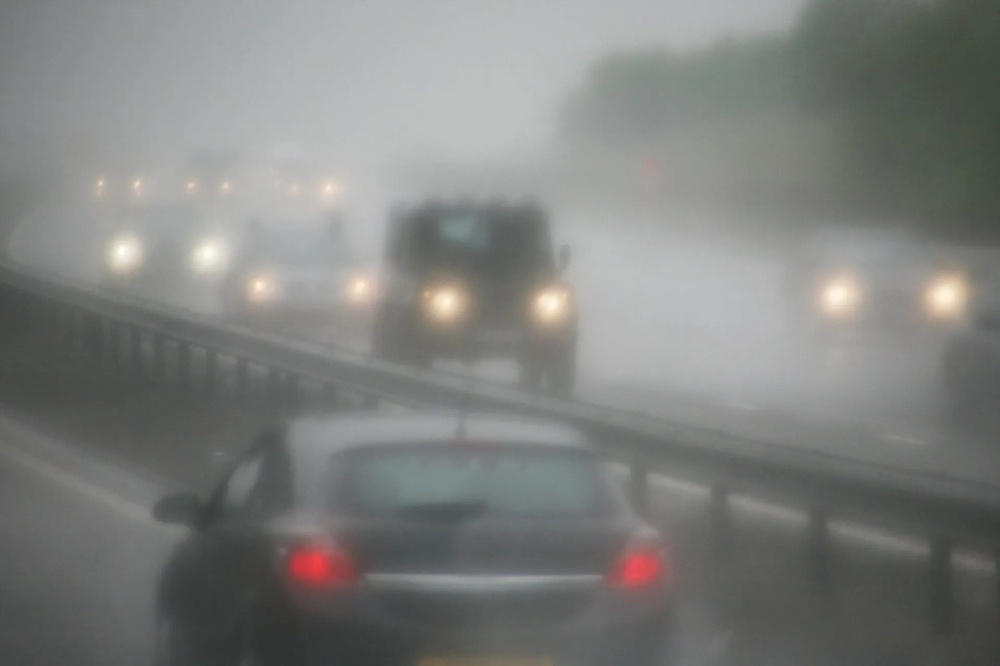
#> input picture backend/temp/0c7f8c05-eb45-4303-8e5f-0eac9080a307/632d45f5-8932-4732-a9bd-cf902a483c46_original.jpg, 1000 x 666 px, shrunk from 1600 x 1066 before the run
$ python -i enhancement.py   (imports and definitions only)
#> lines starting #> are read from the running program, lines starting #| are printed output that depends on the picture
import cv2
import numpy as np

def enhance_clahe(image, clip_limit=2.0, tile_grid_size=(8, 8)):
    # Convert to LAB color space
    lab = cv2.cvtColor(image, cv2.COLOR_BGR2LAB)
    l, a, b = cv2.split(lab)

    # Apply CLAHE to L-channel
    clahe = cv2.createCLAHE(clipLimit=clip_limit, tileGridSize=tile_grid_size)
    cl = clahe.apply(l)

    # Merge channels and convert back to BGR
    limg = cv2.merge((cl, a, b))
    enhanced = cv2.cvtColor(limg, cv2.COLOR_LAB2BGR)
    return enhanced

def enhance_gamma(image, gamma=1.5):
    invGamma = 1.0 / gamma
    table = np.array([((i / 255.0) ** invGamma) * 255 for i in np.arange(0, 256)]).astype("uint8")
    return cv2.LUT(image, table)

def enhance_bilateral(image, d=9, sigma_color=75, sigma_space=75):
    return cv2.bilateralFilter(image, d, sigma_color, sigma_space)

def get_dark_channel(image, window_size):
    b, g, r = cv2.split(image)
    min_chan = cv2.min(cv2.min(r, g), b)
    kernel = cv2.getStructuringElement(cv2.MORPH_RECT, (window_size, window_size))
    dark = cv2.erode(min_chan, kernel)
    return dark

def get_atm_light(image, dark, top_percent=0.001):
    h, w = image.shape[:2]
    num_pixels = h * w
    num_top = int(max(num_pixels * top_percent, 1))

    dark_vec = dark.reshape(num_pixels)
    im_vec = image.reshape(num_pixels, 3)

    indices = np.argsort(dark_vec)[::-1][:num_top]

    atm_sum = np.zeros(3)
    for idx in indices:
        atm_sum += im_vec[idx]

    atm_light = atm_sum / num_top
    return atm_light

def get_transmission(image, atm_light, omega=0.95, window_size=15):
    norm_im = image.astype(np.float32) / atm_light
    dark = get_dark_channel(norm_im, window_size)
    transmission = 1 - omega * dark
    return transmission

def enhance_dark_channel_prior(image, window_size=15):
    # Normalize image
    im_float = image.astype(np.float32) / 255.0

    dark = get_dark_channel(im_float, window_size)
    atm_light = get_atm_light(im_float, dark)

    transmission = get_transmission(im_float, atm_light, window_size=window_size)

    # Refine transmission (optional, skipped for speed/simplicity, using rough map)
    # Clamp transmission to avoid division by zero
    t_min = 0.1
    transmission = np.maximum(transmission, t_min)

    # Recover image
    recovered = np.empty_like(im_float)
    for i in range(3):
        recovered[:, :, i] = (im_float[:, :, i] - atm_light[i]) / transmission + atm_light[i]

    # Clip to valid range
    recovered = np.clip(recovered, 0, 1)
    return (recovered * 255).astype(np.uint8)

def process_all_enhancements(image, params=None):
    if params is None:
        params = {}

    results = {
        "original": image,
        "clahe": enhance_clahe(image, clip_limit=params.get("clahe_clip", 2.0)),
        "gamma": enhance_gamma(image, gamma=params.get("gamma_val", 1.5)),
        "bilateral": enhance_bilateral(image, d=params.get("bilateral_d", 9)),
        "dark_channel": enhance_dark_channel_prior(image, window_size=params.get("dark_window", 15))
    }
    return results

>>> import cv2
>>> picture = cv2.imread('temp/0c7f8c05-eb45-4303-8e5f-0eac9080a307/632d45f5-8932-4732-a9bd-cf902a483c46_original.jpg')
#> picture is the input picture: shape (666, 1000, 3); mean B, G, R 125.7, 128, 127
>>> result = process_all_enhancements(picture)
#> in enhance_clahe, `lab = cv2.cvtColor(image, cv2.COLOR_BGR2LAB)`: lab: shape (666, 1000, 3); mean of channels 0, 1, 2 135.3, 127.2, 129.1
#> in enhance_clahe, `l, a, b = cv2.split(lab)`:
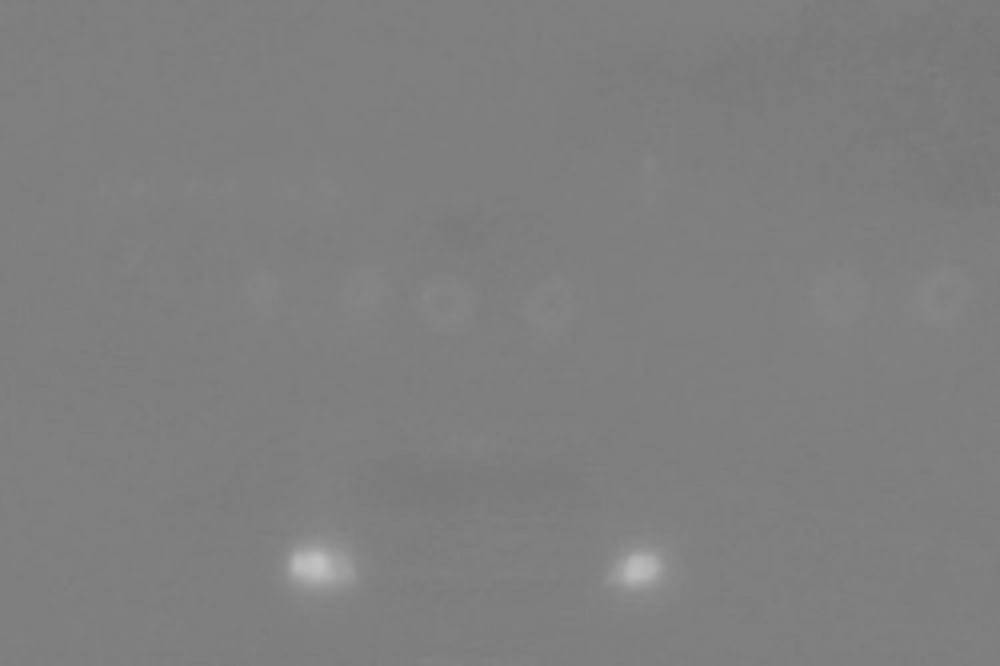
#> a: shape (666, 1000); min 118, max 194, mean 127.2
#> in enhance_clahe, `limg = cv2.merge((cl, a, b))`: limg: shape (666, 1000, 3); mean of channels 0, 1, 2 131.9, 127.2, 129.1
#> in enhance_clahe, `enhanced = cv2.cvtColor(limg, cv2.COLOR_LAB2BGR)`:
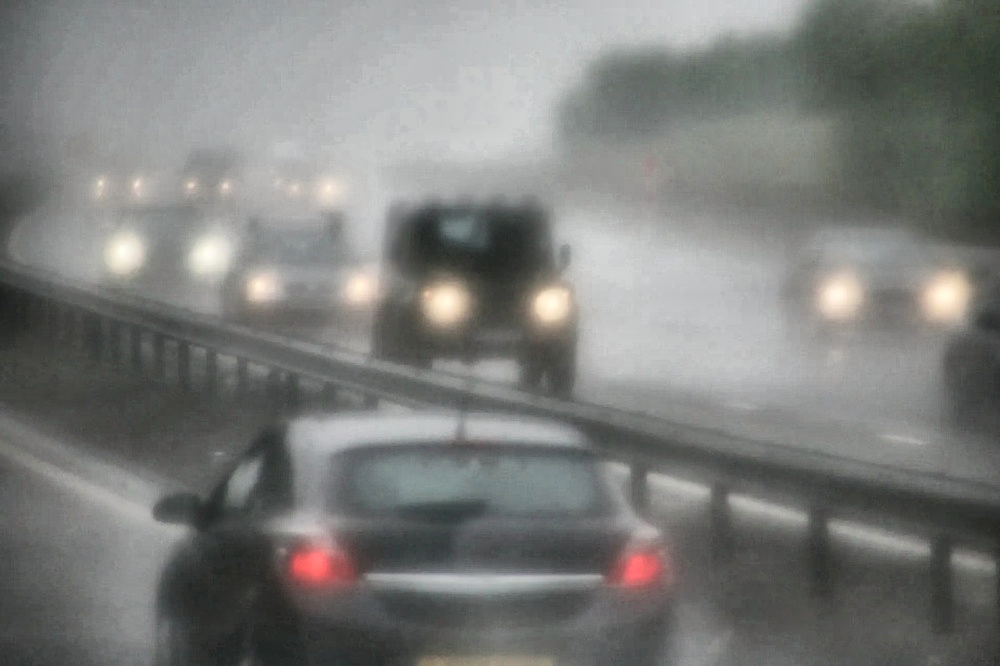
#> enhanced: shape (666, 1000, 3); mean B, G, R 122.8, 125, 124
#> in enhance_gamma, `invGamma = 1.0 / gamma`: invGamma = 0.667
#> in enhance_gamma, `table = np.array([((i / 255.0) ** invGamma) * 255 for i in np.arange(0..`: table = 256 values from 0 to 255
#> in enhance_gamma, `return cv2.LUT(image, table)`:
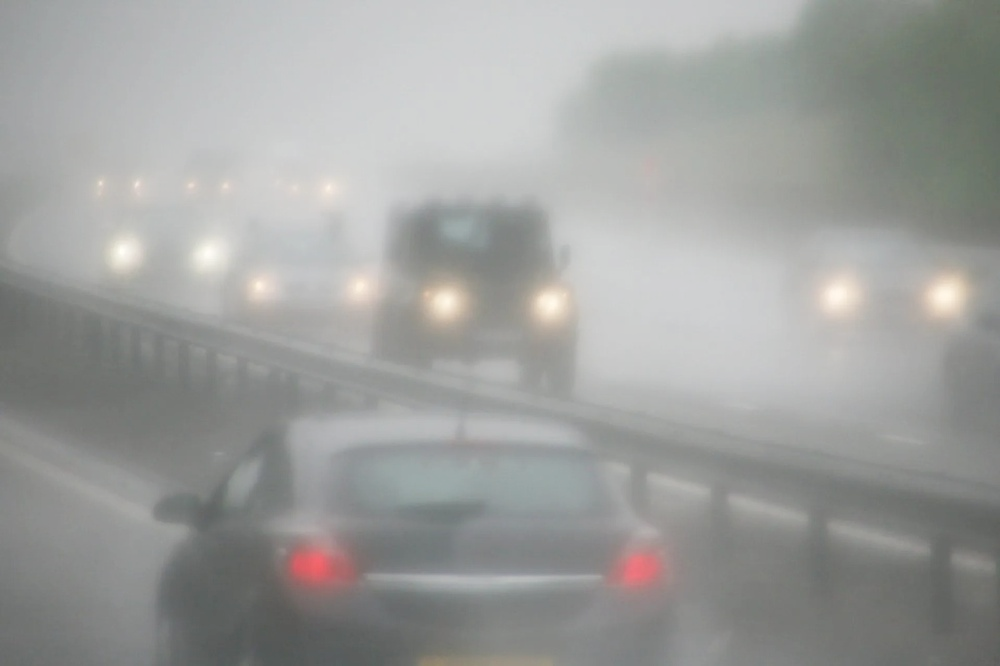
#> returned value: shape (666, 1000, 3); mean of channels 0, 1, 2 156.8, 158.8, 157.8; drawn as B, G, R
#> in get_atm_light, `indices = np.argsort(dark_vec)[::-1][:num_top]`: indices = 666 values, max 298835 at index 223, min 83500 at index 353, mean 188478.8
#> the loop in get_atm_light, `for idx in indices:` made 666 passes
#> (idx, atm_sum) on passes 1 to 3: (253210, [0.937, 0.973, 0.988]), (254209, [1.88, 1.95, 1.99]), (255208, [2.82, 2.93, 2.98])
#> after the loop in get_atm_light, `for idx in indices:`: atm_sum = [542.7, 560.2, 568.8]
#> in get_atm_light, `atm_light = atm_sum / num_top`: atm_light = [0.815, 0.841, 0.854]
#> call 2 of get_dark_channel, with window_size = 15
#> in get_dark_channel (call 2), `dark = cv2.erode(min_chan, kernel)`:
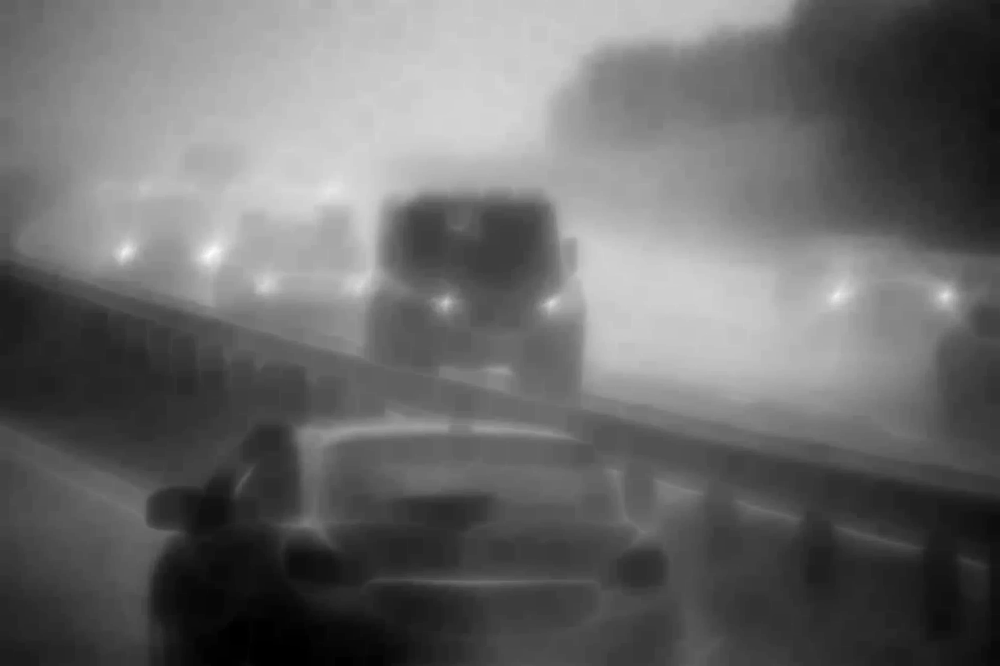
#> dark: shape (666, 1000) float64; min 0.216, max 1.01, mean 0.546; drawn with min black and max white
#> in get_transmission, `transmission = 1 - omega * dark`:
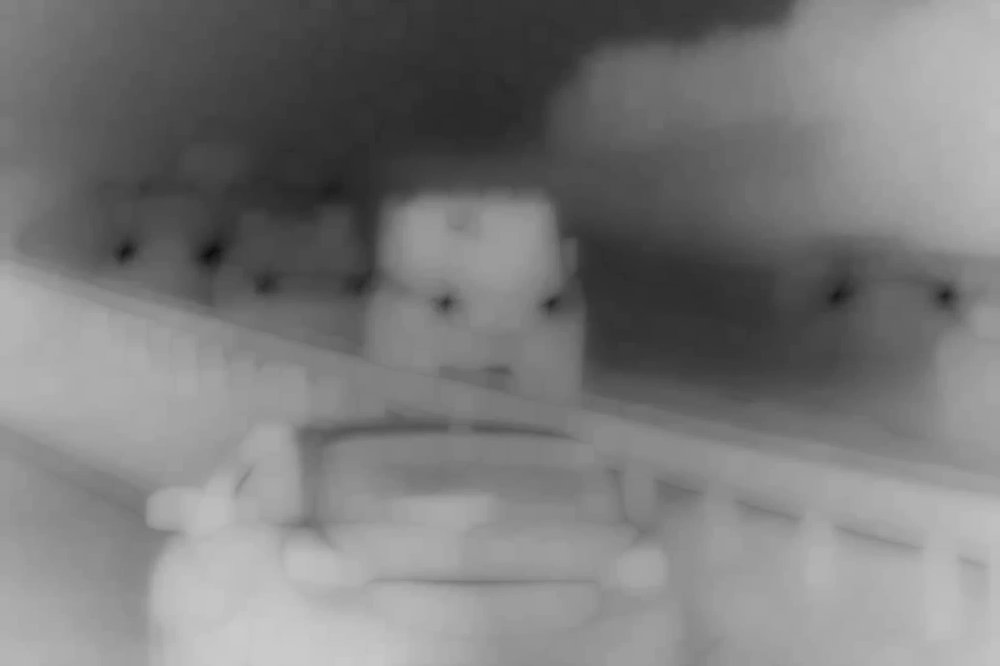
#> transmission: shape (666, 1000) float64; min 0.0445, max 0.795, mean 0.481
#> after the loop in enhance_dark_channel_prior, `for i in range(3):`:
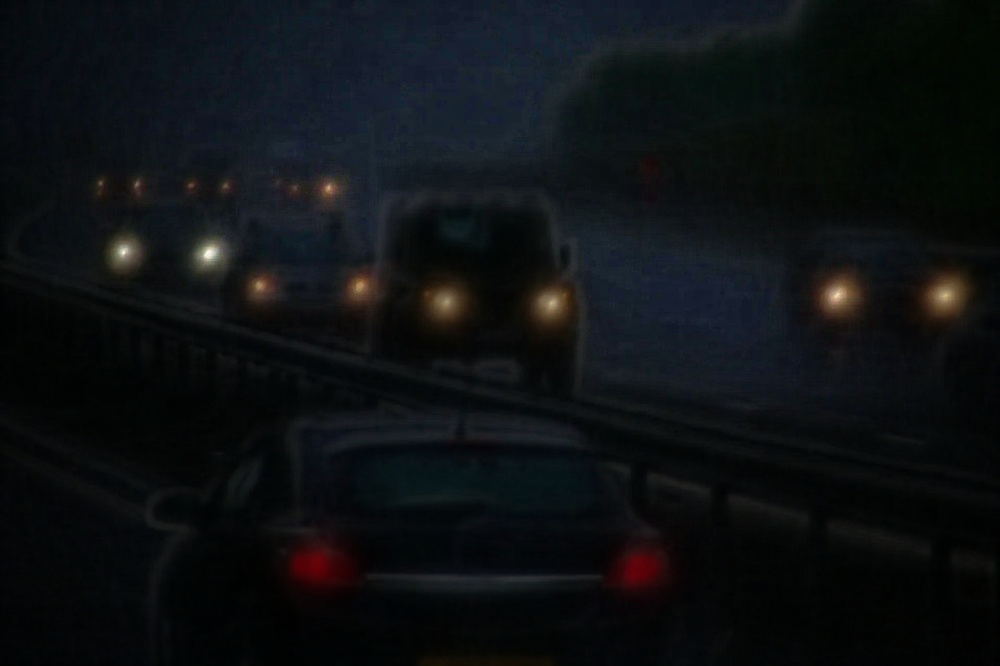
#> recovered: shape (666, 1000, 3) float32; mean B, G, R 0.187, 0.167, 0.139; drawn with min black and max white
#> in enhance_dark_channel_prior, `recovered = np.clip(recovered, 0, 1)`:
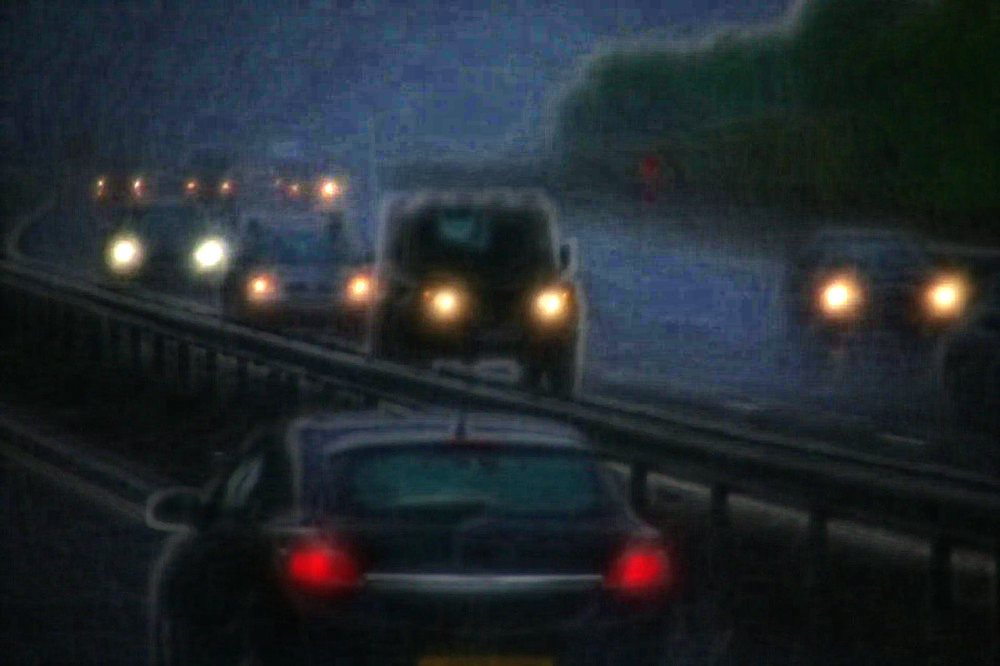
#> recovered: shape (666, 1000, 3) float32; mean B, G, R 0.186, 0.166, 0.137
#> result = 5 items
